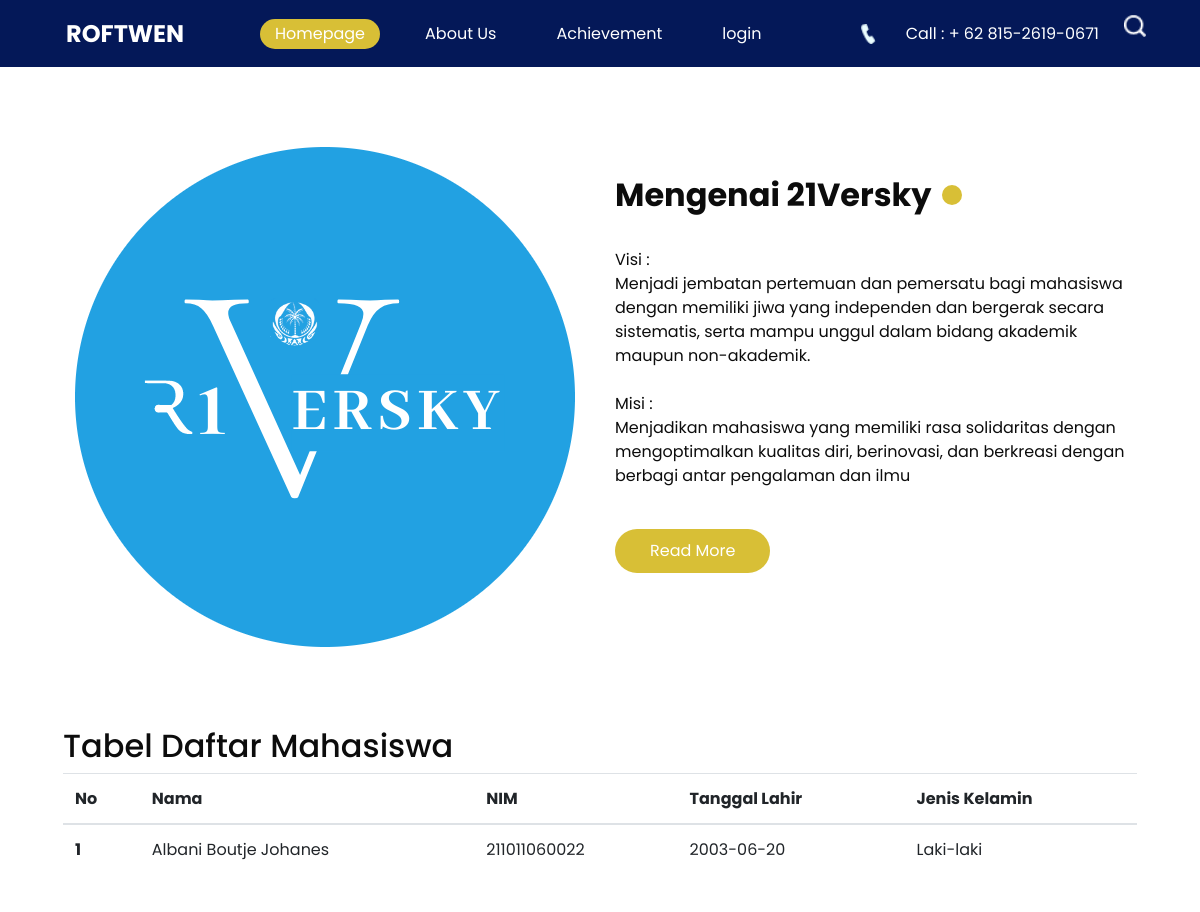
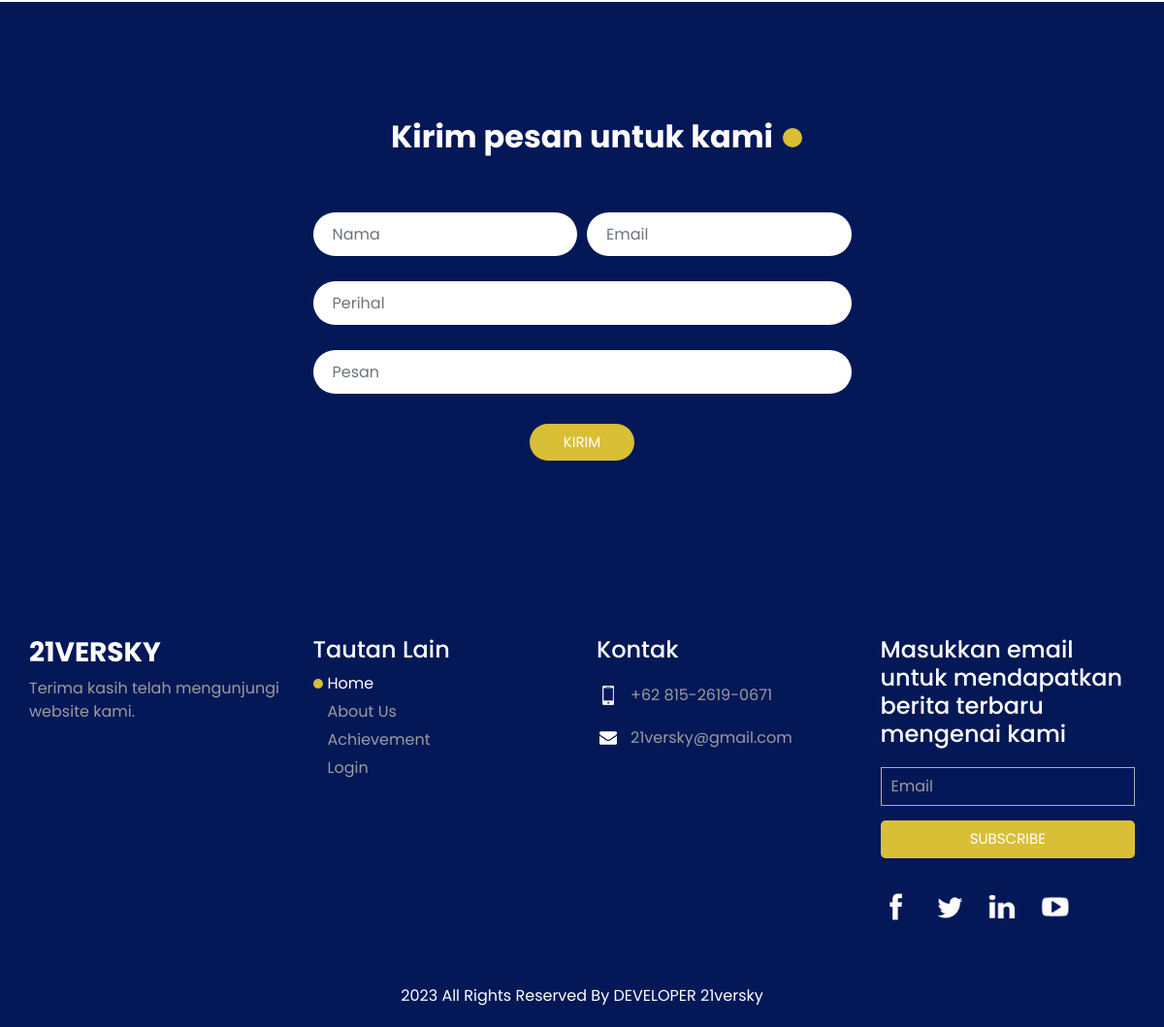
/index.php?river=about, run on the app's committed database (2 pictures, top to bottom).
### tables this page shows
CREATE TABLE `visimisi` (
  `id_visimisi` int(20) NOT NULL,
  `visi` varchar(255) NOT NULL,
  `misi` varchar(500) NOT NULL
);

CREATE TABLE `mahasiswa` (
  `id_mahasiswa` int(20) NOT NULL,
  `nama_mahasiswa` varchar(255) NOT NULL,
  `nim` varchar(255) NOT NULL,
  `tanggal_lahir` date NOT NULL,
  `jenis_kelamin` varchar(255) NOT NULL
);

### page/about.php (the view, shortened to what this page needs)
<html>
<head>
  <link rel="stylesheet" type="text/css" href="https://cdnjs.cloudflare.com/ajax/libs/OwlCarousel2/2.1.3/assets/owl.carousel.min.css">
  <link rel="stylesheet" type="text/css" href="assets/css/bootstrap.css">
  <link href="assets/css/style.css" rel="stylesheet">
  <link href="assets/css/responsive.css" rel="stylesheet">
</head>
<body class="sub_page">
  <section class="about_section">
    <div class="container con_padding">
      <div class="row">
        <div class="col-md-6">
          <div class="img-box">
            <img src="assets/images/logoangkatan.png" alt="">
          </div>
        </div>
        <div class="col-md-6">
          <div class="detail-box">
            <div class="heading_container">
              <h2>
                Mengenai 21Versky
              </h2>
            </div>
            <?php
            include('config/config.php');
            $query  = "SELECT * FROM visimisi";
            $result = mysqli_query($conn, $query);
            $row    = mysqli_fetch_assoc($result);
            echo  '<p>Visi :';
            echo  '<br>'.$row['visi'].'<br> <br>';
            echo  'Misi :';
            echo  '<br>'.$row['misi'].'<br>';
            echo  '</p>';
            echo  '<a href="">';
            echo  'Read More';
            echo  '</a>';
            ?>
          </div>
        </div>
      </div>
    </div>
  </section>
  <section class="content px-5 pb-4">
    <div class="container-fluid">
      <div class="row">
        <div class="col-lg-12 position-static">
          <h2>Tabel Daftar Mahasiswa</h2>
          <table class="table">
            <thead>
              <tr>
                <th scope="col">No</th>
                <th scope="col">Nama</th>
                <th scope="col">NIM</th>
                <th scope="col">Tanggal Lahir</th>
                <th scope="col">Jenis Kelamin</th>
              </tr>
            </thead>
            <tbody>
              <?php
              $query = "SELECT * FROM mahasiswa ORDER BY nim ASC";
              $result = mysqli_query($conn, $query);
              if ($result->num_rows > 0) {
                while ($row = mysqli_fetch_assoc($result)) {
                  $id_mahasiswa = $row['id_mahasiswa'];
                  $nama_mahasiswa = $row['nama_mahasiswa'];
                  $nim = $row['nim'];
                  $tanggal_lahir = $row['tanggal_lahir'];
                  $jenis_kelamin = $row['jenis_kelamin'];
              ?>
                  <tr>
                    <th scope="row"><?php echo $id_mahasiswa ?></th>
                    <td><?php echo $nama_mahasiswa ?></td>
                    <td><?php echo $nim ?></td>
                    <td><?php echo $tanggal_lahir ?></td>
                    <td><?php echo $jenis_kelamin ?></td>
                  </tr>
                <?php
                }
              } else {
                ?>
                <tr>
                  <td colspan="12" class="px-6 py-4 text-gray-500">Tidak ada Data Mahasiswa.</td>
                </tr>
              <?php
              }
              ?>
            </tbody>
          </table>
        </div>
      </div>
    </div>
  </section>
  <div class="footer_bg">
    <section class="contact_section layout_padding" id="contactLink">
      <div class="container">
        <div class="heading_container">
          <h2>
            Kirim pesan untuk kami
          </h2>
        </div>
      </div>
      <div class="container">
        <div class="row">
          <div class="col-lg-6 col-md-8 mx-auto">
            <form>
              <div class="form-row">
                <div class="form-group col-md-6">
                  <input type="text" class="form-control" id="inputName4" placeholder="Nama ">
                </div>
                <div class="form-group col-md-6">
                  <input type="email" class="form-control" id="inputEmail4" placeholder="Email">
                </div>
              </div>
              <div class="form-row">
                <div class="form-group col">
                  <input type="text" class="form-control" id="inputSubject4" placeholder="Perihal">
                </div>
              </div>
              <div class="form-group">
                <input type="text" class="form-control" id="inputMessage" placeholder="Pesan">
              </div>
              <div class="d-flex justify-content-center">
                <button type="submit" class="">Kirim</button>
              </div>
            </form>
          </div>
        </div>
      </div>
    </section>
  </div>
</body>
</html>

### assets/css/style.css (style rules this page uses)
body { font-family: "Poppins", sans-serif; color: #0c0c0c; background-color: #ffffff; }
.layout_padding { padding: 75px 0; }
.heading_container { display: -webkit-box; display: -ms-flexbox; display: flex; -webkit-box-orient: vertical; -webkit-box-direction: normal; -ms-flex-direction: column; flex-direction: column; -webkit-box-align: start; -ms-flex-align: start; align-items: flex-start; }
.heading_container h2 { position: relative; font-weight: bold; }
.heading_container h2::before { content: ""; position: absolute; width: 20px; height: 20px; background-color: #d8bf36; top: 50%; right: -30px; border-radius: 100%; -webkit-transform: translateY(-50%); transform: translateY(-50%); }
.sub_page .footer_bg { background: none; background-color: #041858; padding-top: 45px; }
a, a:hover, a:focus { text-decoration: none; }
.about_section .row { -webkit-box-align: center; -ms-flex-align: center; align-items: center; }
.con_padding { padding: 5%; }
.about_section { padding-top: 20px; padding-bottom: 20px; }
.about_section .img-box img { max-width: 100%; }
.about_section .detail-box p { margin-top: 25px; }
.about_section .detail-box a { display: inline-block; padding: 10px 35px; background-color: #d8bf36; color: #ffffff; border-radius: 30px; margin: 25px 0 45px 0; }
.footer_bg { background-image: url(../images/footer-bg.png); background-size: cover; background-position: right top; padding-top: 250px; }
.contact_section { color: #ffffff; }
.contact_section .heading_container { -webkit-box-align: center; -ms-flex-align: center; align-items: center; margin-bottom: 45px; }
.contact_section form .form-control { border: none; background-color: #ffffff; outline: none; -webkit-box-shadow: none; box-shadow: none; border-radius: 30px; padding-left: 20px; height: 45px; margin: 5px 0; }
.contact_section button { display: inline-block; padding: 8px 35px; background-color: #d8bf36; color: #ffffff; border-radius: 30px; text-transform: uppercase; border: none; -webkit-box-shadow: none; box-shadow: none; outline: none; margin-top: 15px; font-size: 15px; }

### assets/css/responsive.css (style rules this page uses)
@media (min-width: 1200px) { .container { max-width: 1170px; } }

### data on the page
visimisi: visi "Menjadi jembatan pertemuan dan pemersatu bagi mahasiswa dengan memiliki jiwa yang independen dan bergerak secara sistematis, serta mampu unggul dalam bidang akademik maupun non-akademik.", misi "Menjadikan mahasiswa yang memiliki rasa solidaritas dengan mengoptimalkan kualitas diri, berinovasi, dan berkreasi dengan berbagi antar pengalaman dan ilmu"
mahasiswa: id_mahasiswa "1", nama_mahasiswa "Albani Boutje Johanes", nim "211011060022", tanggal_lahir "2003-06-20", jenis_kelamin "Laki-laki"
